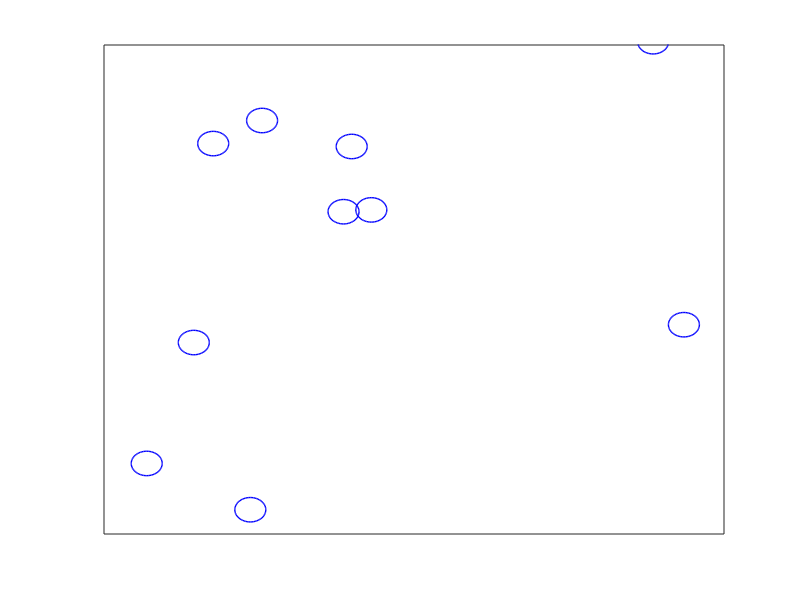

Recreate this plot in MATLAB. (Note: this script raises an error after producing the figure.)
function stationary_cells_usingTimer(num_cells, diameter, speed)
% function stationary_cells(num_cells, diameter,speed)
% 
% moving_cells() - produce an animation of 10 blue cells that move at
% a constant speed of ..
% optional arguments num_cells sets the number of cells to be used and the
% optional parameter speed sets the speed for these cells
%This function was written in attempt to replicate Ingmar's first
%assignment which was an animation of several blue circles (outlines) that
%moved about an axes in random directions at a constant speed
close all; 
if(nargin<3)
    speed = 0; %good velocities can be found between +/- 0.1
end
if(nargin<2)
    diameter = 1;
end
if(nargin<1)
    num_cells = 10;
end

%% initial graphics setup
half_width = 10;
half_height = 10;
fig_h = figure('renderer','opengl');%painters may be preferred to set double buffering
axes_h = axes('parent',fig_h,'xlim',[-half_width, half_width],'ylim',[-half_height, half_height],'box','on','xticklabel',[],'yticklabel',[],'xtick',[],'ytick',[]); 

pos = half_width*(2*rand([num_cells,2])-1); %falls in the range of the x and y limits of the axes


% Programming note on why we do not use Matlab's linkdata functionality
% from Mathworks.com: linkdata buffers updates to data and dispatches them to plots at roughly
% half-second intervals. This makes data linking not suitable for smoothly
% animating changes in data values unless they are updated in loops that
% are forced to execute two times per second or less.

%h is a an array of handles that keep track of the graphic objects created
%here
h = zeros(num_cells,1);
for k=1:num_cells
    userdata = [];
    h(k) = rectangle('position',[pos(k,:),diameter, diameter],'curvature',[1,1],...
        'parent',axes_h,'edgecolor','blue','linewidth',1,'userdata',userdata);
end

%frames per second
fps = 20;
t = timer('period',1/fps,'executionmode','fixeddelay');

% This portion may need updating to pass more parameters
% through to the update_cells function (hObject and eventdata are 
% automatically added and do not require declaration here
set(t,'timerfcn',{@update_cells,h});

%clean up the figure and remove timer object from memory
set(fig_h,'userdata',t,'closerequestfcn','t = get(gcf,''userdata'');stop(t);delete(t);delete(gcf);'); 
%alternatively could do this:
%   all_timers = timerfind; stop(all_timers);

start(t);



function update_cells(hObject,eventdata,cell_h)
%timer update function that is caled at a fixed delay rate of 1/fps seconds.
% hObject is a handle to the parent callback object (i.e. the timer)
% eventdata is not used in this case, but is required by Matlab as a place
% holder for the second argument.
%
%  This function needs to  be updated so that the cells' positions are 
%  updated on each call.
%

pos = get(cell_h,'position');
if(iscell(pos))
    pos = cell2mat(pos);
end

%loop through the cells - currently they remain stationary
for k=1:size(pos,1)
    userdata = get(cell_h(k),'userdata');
   set(cell_h(k),'position',pos(k,:)); 
end

